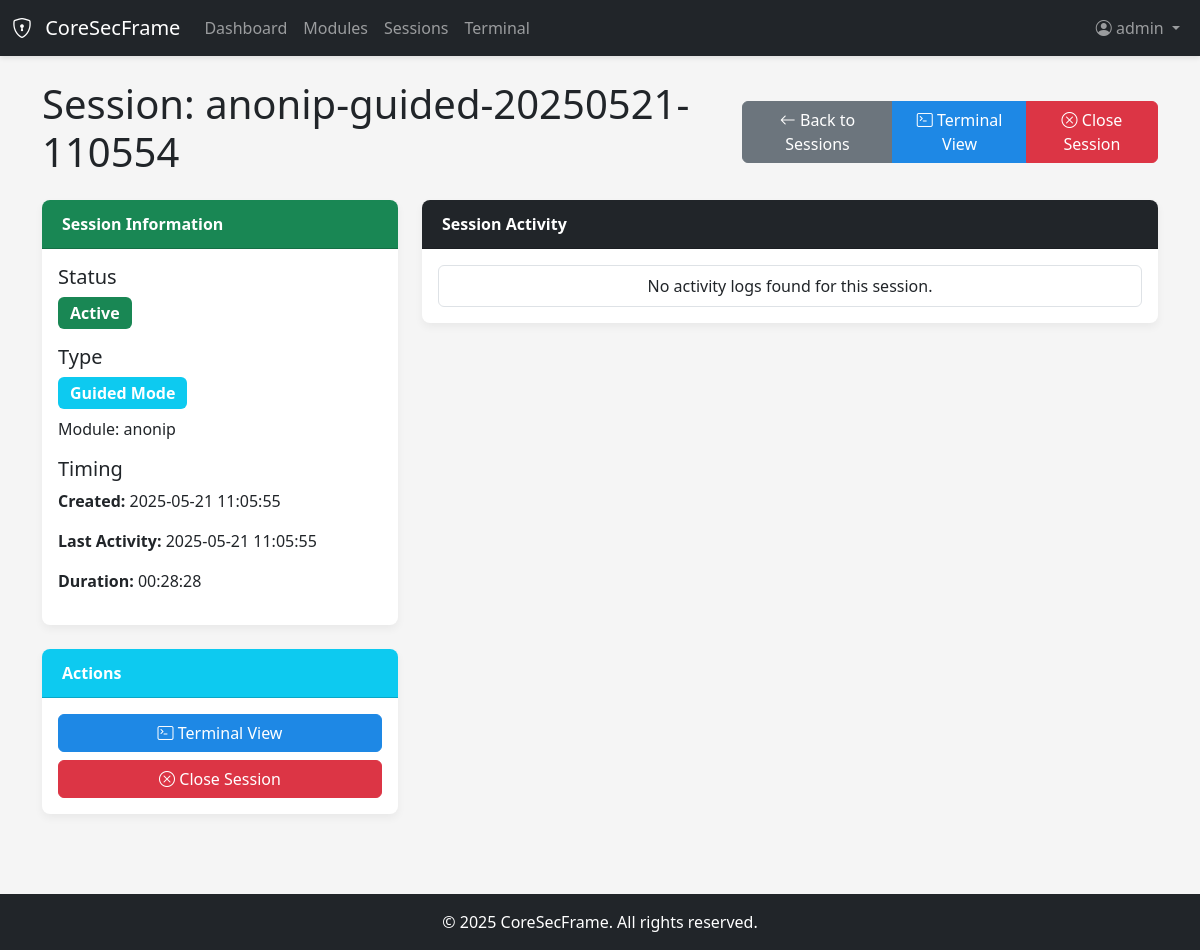
Screenshot of /sessions/ad8b90f9-e449-42ce-9fe4-5f8252eb9bff (signed in) with the database file from the repository.
### app/auth/models.py (models this page shows, shortened)
class User(UserMixin, db.Model):
    id = db.Column(db.Integer, primary_key=True)
    username = db.Column(db.String(64), index=True, unique=True)
    email = db.Column(db.String(120), index=True, unique=True)
    password_hash = db.Column(db.String(128))
    role = db.Column(db.String(20), default='user')  # 'admin' or 'user'
    created_at = db.Column(db.DateTime, default=datetime.utcnow)
    last_login = db.Column(db.DateTime, nullable=True)
    def is_admin(self):
        return self.role == 'admin'

### app/terminal/models.py (models this page shows, shortened)
class TerminalSession(db.Model):
    id = db.Column(db.Integer, primary_key=True)
    name = db.Column(db.String(64), index=True)
    session_id = db.Column(db.String(36), index=True, unique=True, default=lambda: str(uuid.uuid4()))
    module_name = db.Column(db.String(64), nullable=True)
    user_id = db.Column(db.Integer, db.ForeignKey('user.id'))
    start_time = db.Column(db.DateTime, default=datetime.utcnow)
    last_activity = db.Column(db.DateTime, default=datetime.utcnow)
    active = db.Column(db.Boolean, default=True)
    session_type = db.Column(db.String(20), default='terminal')  # 'terminal', 'guided', 'direct'
    def get_duration(self):
        delta = datetime.utcnow() - self.start_time
        hours = delta.seconds // 3600
        minutes = (delta.seconds % 3600) // 60
        seconds = delta.seconds % 60
        return f"{hours:02d}:{minutes:02d}:{seconds:02d}"

### app/sessions/routes.py (the view)
@sessions_bp.route('/<session_id>')
@login_required
def view(session_id):
    session = TerminalSession.query.filter_by(
        session_id=session_id,
        user_id=current_user.id
    ).first_or_404()
    logs = TerminalLog.query.filter_by(
        session_id=session.session_id
    ).order_by(TerminalLog.timestamp).all()
    return render_template(
        'sessions/view.html',
        title=f'Session: {session.name}',
        session=session,
        logs=logs
    )

### app/auth/models.py (called while the page is built)
@login_manager.user_loader
def load_user(id):
    return User.query.get(int(id))

### app/templates/sessions/view.html (shortened to what this page needs)
{% extends "base.html" %}
{% block content %}
<div class="row mb-3">
    <div class="col-md-12 d-flex justify-content-between align-items-center">
        <h1>Session: {{ session.name }}</h1>
        <div class="btn-group" role="group">
            <a href="{{ url_for('sessions.index') }}" class="btn btn-secondary">
                <i class="bi bi-arrow-left"></i> Back to Sessions
            </a>
            {% if session.active %}
            <a href="{{ url_for('terminal.view', session_id=session.session_id) }}" class="btn btn-primary">
                <i class="bi bi-terminal"></i> Terminal View
            </a>
            <button type="button" class="btn btn-danger" data-bs-toggle="modal" data-bs-target="#closeModal">
                <i class="bi bi-x-circle"></i> Close Session
            </button>
            {% else %}
            <button type="button" class="btn btn-danger" data-bs-toggle="modal" data-bs-target="#deleteModal">
                <i class="bi bi-trash"></i> Delete Session
            </button>
            {% endif %}
        </div>
    </div>
</div>
<div class="row">
    <div class="col-md-4">
        <div class="card mb-4">
            <div class="card-header {% if session.active %}bg-success{% else %}bg-secondary{% endif %} text-white">
                Session Information
            </div>
            <div class="card-body">
                <div class="mb-3">
                    <h5>Status</h5>
                    <span class="badge {% if session.active %}bg-success{% else %}bg-danger{% endif %} fs-6">
                        {% if session.active %}Active{% else %}Inactive{% endif %}
                    </span>
                </div>
                <div class="mb-3">
                    <h5>Type</h5>
                    {% if session.session_type == 'terminal' %}
                    <span class="badge bg-secondary fs-6">Terminal</span>
                    {% elif session.session_type == 'guided' %}
                    <span class="badge bg-info fs-6">Guided Mode</span>
                    {% elif session.session_type == 'direct' %}
                    <span class="badge bg-warning fs-6">Direct Mode</span>
                    {% endif %}
                    {% if session.module_name %}
                    <p class="mt-2">Module: {{ session.module_name }}</p>
                    {% endif %}
                </div>
                <div class="mb-3">
                    <h5>Timing</h5>
                    <p><strong>Created:</strong> {{ session.start_time.strftime('%Y-%m-%d %H:%M:%S') }}</p>
                    <p><strong>Last Activity:</strong> {{ session.last_activity.strftime('%Y-%m-%d %H:%M:%S') }}</p>
                    <p><strong>Duration:</strong> {{ session.get_duration() }}</p>
                </div>
            </div>
        </div>
        <div class="card">
            <div class="card-header bg-info text-white">
                Actions
            </div>
            <div class="card-body">
                {% if session.active %}
                <div class="d-grid gap-2">
                    <a href="{{ url_for('terminal.view', session_id=session.session_id) }}" class="btn btn-primary">
                        <i class="bi bi-terminal"></i> Terminal View
                    </a>
                    <button type="button" class="btn btn-danger" data-bs-toggle="modal" data-bs-target="#closeModal">
                        <i class="bi bi-x-circle"></i> Close Session
                    </button>
                </div>
                {% endif %}
            </div>
        </div>
    </div>
    <div class="col-md-8">
        <div class="card">
            <div class="card-header bg-dark text-white">
                Session Activity
            </div>
            <div class="card-body">
                <div class="list-group">
                    {% for log in logs %}
                    <div class="list-group-item">
                        <div class="d-flex w-100 justify-content-between">
                            <h6 class="mb-1">
                                {% if log.event_type == 'command' %}
                                <span class="badge bg-primary">Command</span>
                                {% elif log.event_type == 'output' %}
                                <span class="badge bg-success">Output</span>
                                {% elif log.event_type == 'system' %}
                                <span class="badge bg-warning">System</span>
                                {% endif %}
                            </h6>
                            <small>{{ log.timestamp.strftime('%Y-%m-%d %H:%M:%S') }}</small>
                        </div>
                        {% if log.event_type == 'command' %}
                        <p class="mb-1">
                            <code>$ {{ log.command }}</code>
                        </p>
                        {% elif log.event_type == 'output' %}
                        <pre class="mb-1" style="white-space: pre-wrap;">{{ log.output }}</pre>
                        {% elif log.event_type == 'system' %}
                        <p class="mb-1 text-muted">
                            <i class="bi bi-info-circle"></i> {{ log.output }}
                        </p>
                        {% endif %}
                    </div>
                    {% else %}
                    <div class="list-group-item">
                        <p class="text-center mb-0">No activity logs found for this session.</p>
                    </div>
                    {% endfor %}
                </div>
            </div>
        </div>
    </div>
</div>
{% endblock %}

### app/templates/base.html (shortened to what this page needs)
<!DOCTYPE html>
<html lang="en">
<head>
    <link href="https://cdn.jsdelivr.net/npm/bootstrap@5.3.0-alpha1/dist/css/bootstrap.min.css" rel="stylesheet">
    <link rel="stylesheet" href="https://cdn.jsdelivr.net/npm/bootstrap-icons@1.10.3/font/bootstrap-icons.css">
    <link rel="stylesheet" href="{{ url_for('static', filename='css/styles.css') }}">
</head>
<body class="d-flex flex-column min-vh-100">
    <body class="d-flex flex-column min-vh-100">
        <header>
            <nav class="navbar navbar-expand-lg navbar-dark bg-dark">
                <div class="container-fluid">
                    <a class="navbar-brand" href="{{ url_for('core.index') }}">
                        <i class="bi bi-shield-lock me-2"></i>
                        CoreSecFrame
                    </a>
                    <div class="collapse navbar-collapse" id="navbarNav">
                        <ul class="navbar-nav me-auto">
                            {% if current_user.is_authenticated %}
                            <li class="nav-item">
                                <a class="nav-link" href="{{ url_for('core.dashboard') }}">Dashboard</a>
                            </li>
                            <li class="nav-item">
                                <a class="nav-link" href="{{ url_for('modules.index') }}">Modules</a>
                            </li>
                            <li class="nav-item">
                                <a class="nav-link" href="{{ url_for('sessions.index') }}">Sessions</a>
                            </li>
                            <li class="nav-item">
                                <a class="nav-link" href="{{ url_for('terminal.index') }}">Terminal</a>
                            </li>
                            {% endif %}
                        </ul>
                        <ul class="navbar-nav ms-auto">
                            {% if current_user.is_authenticated %}
                            <li class="nav-item dropdown">
                                <a class="nav-link dropdown-toggle" href="#" id="navbarDropdown" role="button"
                                    data-bs-toggle="dropdown">
                                    <i class="bi bi-person-circle"></i> {{ current_user.username }}
                                </a>
                            </li>
                            {% endif %}
                        </ul>
                    </div>
                </div>
            </nav>
        </header>
        <main class="flex-grow-1">
            <div class="container mt-4">
                {% block content %}{% endblock %}
            </div>
        </main>
        <footer class="bg-dark text-white mt-4 py-3">
            <div class="container text-center">
                <span>&copy; 2025 CoreSecFrame. All rights reserved.</span>
            </div>
        </footer>
    </body>
</html>

### app/static/css/styles.css (style rules this page uses)
:root { --primary-color: #1e88e5; --primary-dark: #1565c0; --primary-light: #64b5f6; --secondary-color: #6c757d; --success-color: #28a745; --danger-color: #dc3545; --warning-color: #ffc107; --info-color: #17a2b8; --dark-color: #343a40; --light-color: #f8f9fa; }
body { min-height: 100vh; display: flex; flex-direction: column; background-color: #f5f5f5; }
main { flex: 1; margin-bottom: 2rem; }
.navbar { box-shadow: 0 2px 5px rgba(0, 0, 0, 0.1); }
.card { border: none; border-radius: 0.5rem; box-shadow: 0 4px 8px rgba(0, 0, 0, 0.05); margin-bottom: 1.5rem; }
.card-header { border-radius: 0.5rem 0.5rem 0 0 !important; padding: 0.75rem 1.25rem; font-weight: bold; }
.badge { padding: 0.5em 0.75em; }
.btn-primary { background-color: var(--primary-color); border-color: var(--primary-color); }

### rows the page displays
User: username "admin"
TerminalSession: name "anonip-guided-20250521-110554", module_name "anonip", start_time "2025-05-21 11:05:55", last_activity "2025-05-21 11:05:55", get_duration "00:28:28"
